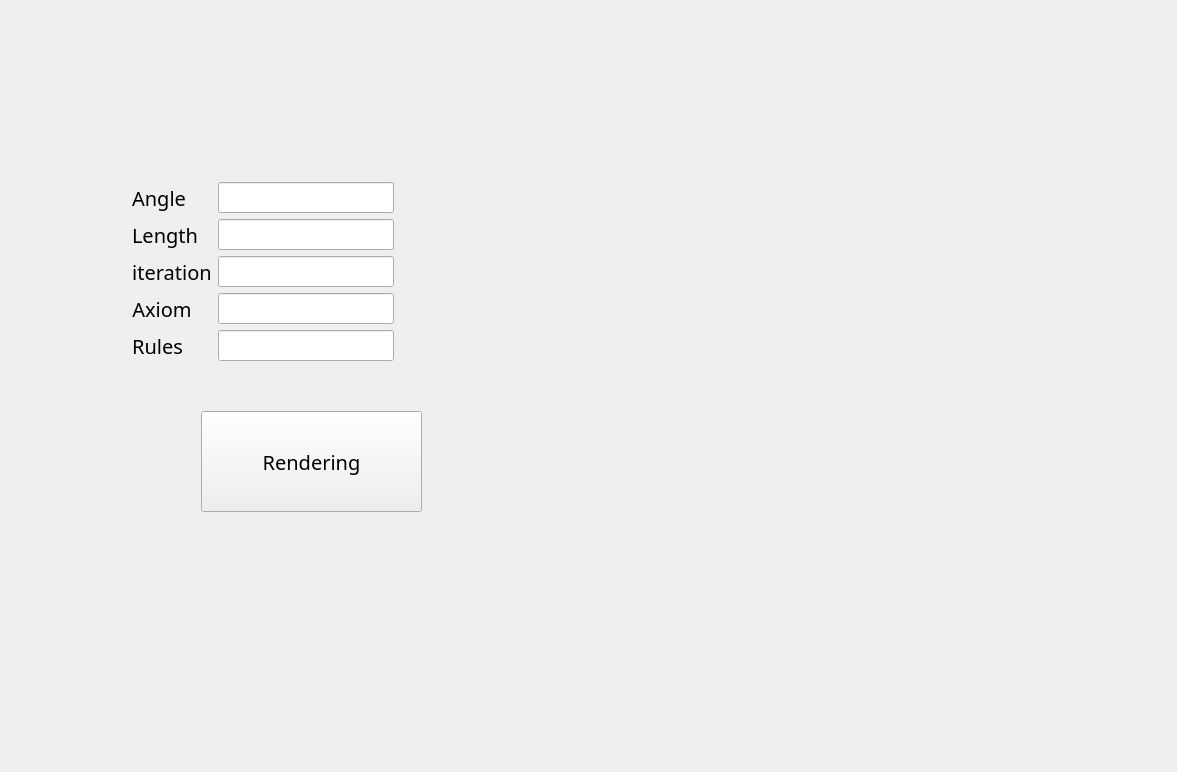
<?xml version="1.0" encoding="UTF-8"?>
<ui version="4.0">
 <class>MainWindowClass</class>
 <widget class="QMainWindow" name="MainWindowClass">
  <property name="geometry">
   <rect>
    <x>0</x>
    <y>0</y>
    <width>1177</width>
    <height>772</height>
   </rect>
  </property>
  <property name="windowTitle">
   <string>L-systems Renderer</string>
  </property>
  <widget class="QWidget" name="centralwidget">
   <property name="sizePolicy">
    <sizepolicy hsizetype="Preferred" vsizetype="Preferred">
     <horstretch>0</horstretch>
     <verstretch>0</verstretch>
    </sizepolicy>
   </property>
   <layout class="QVBoxLayout" name="verticalLayout">
    <item>
     <layout class="QHBoxLayout" name="horizontalLayout">
      <item>
       <widget class="QWidget" name="widget" native="true">
        <widget class="QPushButton" name="pushButton">
         <property name="geometry">
          <rect>
           <x>190</x>
           <y>400</y>
           <width>221</width>
           <height>101</height>
          </rect>
         </property>
         <property name="font">
          <font>
           <family>Microsoft YaHei</family>
           <pointsize>15</pointsize>
          </font>
         </property>
         <property name="text">
          <string>Rendering</string>
         </property>
        </widget>
        <widget class="QWidget" name="layoutWidget">
         <property name="geometry">
          <rect>
           <x>110</x>
           <y>160</y>
           <width>411</width>
           <height>201</height>
          </rect>
         </property>
         <layout class="QFormLayout" name="formLayout">
          <item row="0" column="0">
           <widget class="QLabel" name="label">
            <property name="font">
             <font>
              <family>Microsoft YaHei</family>
              <pointsize>15</pointsize>
             </font>
            </property>
            <property name="text">
             <string>Angle</string>
            </property>
            <property name="alignment">
             <set>Qt::AlignCenter</set>
            </property>
           </widget>
          </item>
          <item row="0" column="1">
           <widget class="QLineEdit" name="lineEdit_angle">
            <property name="sizePolicy">
             <sizepolicy hsizetype="Fixed" vsizetype="Fixed">
              <horstretch>0</horstretch>
              <verstretch>0</verstretch>
             </sizepolicy>
            </property>
            <property name="font">
             <font>
              <pointsize>15</pointsize>
             </font>
            </property>
           </widget>
          </item>
          <item row="1" column="0">
           <widget class="QLabel" name="label_2">
            <property name="font">
             <font>
              <family>Microsoft YaHei</family>
              <pointsize>15</pointsize>
             </font>
            </property>
            <property name="text">
             <string>Length</string>
            </property>
            <property name="alignment">
             <set>Qt::AlignCenter</set>
            </property>
           </widget>
          </item>
          <item row="1" column="1">
           <widget class="QLineEdit" name="lineEdit_length">
            <property name="sizePolicy">
             <sizepolicy hsizetype="Fixed" vsizetype="Fixed">
              <horstretch>0</horstretch>
              <verstretch>0</verstretch>
             </sizepolicy>
            </property>
            <property name="font">
             <font>
              <pointsize>15</pointsize>
             </font>
            </property>
           </widget>
          </item>
          <item row="2" column="0">
           <widget class="QLabel" name="label_5">
            <property name="font">
             <font>
              <family>Microsoft YaHei</family>
              <pointsize>15</pointsize>
             </font>
            </property>
            <property name="text">
             <string>iteration</string>
            </property>
            <property name="alignment">
             <set>Qt::AlignCenter</set>
            </property>
           </widget>
          </item>
          <item row="2" column="1">
           <widget class="QLineEdit" name="lineEdit_iteration">
            <property name="sizePolicy">
             <sizepolicy hsizetype="Fixed" vsizetype="Fixed">
              <horstretch>0</horstretch>
              <verstretch>0</verstretch>
             </sizepolicy>
            </property>
            <property name="font">
             <font>
              <pointsize>15</pointsize>
             </font>
            </property>
           </widget>
          </item>
          <item row="3" column="0">
           <widget class="QLabel" name="label_3">
            <property name="font">
             <font>
              <family>Microsoft YaHei</family>
              <pointsize>15</pointsize>
             </font>
            </property>
            <property name="text">
             <string>Axiom</string>
            </property>
            <property name="alignment">
             <set>Qt::AlignCenter</set>
            </property>
           </widget>
          </item>
          <item row="4" column="0">
           <widget class="QLabel" name="label_4">
            <property name="font">
             <font>
              <family>Microsoft YaHei</family>
              <pointsize>15</pointsize>
             </font>
            </property>
            <property name="text">
             <string>Rules</string>
            </property>
            <property name="alignment">
             <set>Qt::AlignCenter</set>
            </property>
           </widget>
          </item>
          <item row="3" column="1">
           <widget class="QLineEdit" name="lineEdit_axiom">
            <property name="sizePolicy">
             <sizepolicy hsizetype="Fixed" vsizetype="Fixed">
              <horstretch>0</horstretch>
              <verstretch>0</verstretch>
             </sizepolicy>
            </property>
            <property name="font">
             <font>
              <pointsize>15</pointsize>
             </font>
            </property>
           </widget>
          </item>
          <item row="4" column="1">
           <widget class="QLineEdit" name="lineEdit_rule">
            <property name="sizePolicy">
             <sizepolicy hsizetype="Fixed" vsizetype="Fixed">
              <horstretch>0</horstretch>
              <verstretch>0</verstretch>
             </sizepolicy>
            </property>
            <property name="font">
             <font>
              <pointsize>15</pointsize>
             </font>
            </property>
           </widget>
          </item>
         </layout>
        </widget>
       </widget>
      </item>
     </layout>
    </item>
   </layout>
  </widget>
  <widget class="QMenuBar" name="menuBar">
   <property name="geometry">
    <rect>
     <x>0</x>
     <y>0</y>
     <width>1177</width>
     <height>26</height>
    </rect>
   </property>
  </widget>
 </widget>
 <layoutdefault spacing="6" margin="11"/>
 <resources>
  <include location="MainWindow.qrc"/>
 </resources>
 <connections/>
</ui>
